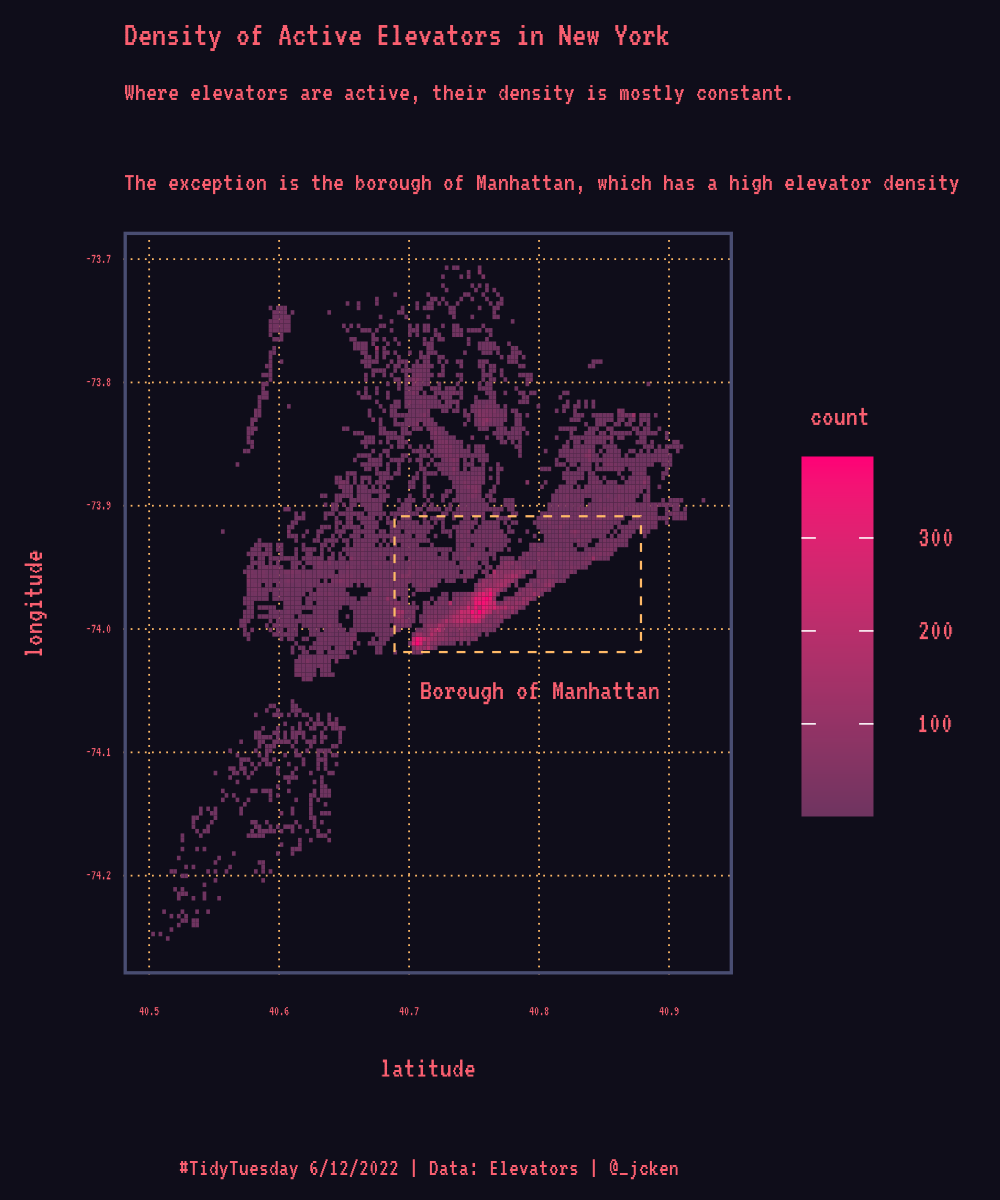

R code for this plot:
# pkgs & data ----
## need {vapoRwave} from github
#devtools::install_github("moldach/vapoRwave")
library(tidyverse)
library(showtext)
library(janitor)
library(vapoRwave)
elevators <- readr::read_csv('https://raw.githubusercontent.com/rfordatascience/tidytuesday/master/data/2022/2022-12-06/elevators.csv')
# fonts ----
font_add_google(name = "VT323",
                family = "VT323")
main_font <- "VT323"
showtext_auto()

# wrangling ----

plot_data <- elevators %>% 
  clean_names() %>%
  filter(longitude > -77,
         device_status == "A")  #  seems to be one rogue point

manhattan <- plot_data %>%
  filter(borough == "Manhattan") %>%
  select(latitude, longitude)

manhattan_bb <- tibble(xmin = min(manhattan$latitude), xmax = max(manhattan$latitude),
                       ymin = min(manhattan$longitude), ymax = max(manhattan$longitude))

# plot ----

subtitle <- "Where elevators are active, their density is mostly constant.\nThe exception is the borough of Manhattan, which has a high elevator density"
caption <- "\n#TidyTuesday 6/12/2022 | Data: Elevators | @_jcken"
p <- ggplot(plot_data,
       aes(x = latitude, y = longitude)) +
  stat_bin_2d(bins = 150) +
  new_retro() + 
  scale_fill_gradient(low = "#6F3460", high = "#FF0076") +
  geom_rect(data = manhattan_bb,
            aes(xmin = xmin, xmax = xmax,
                ymin = ymin, ymax = ymax),
            color = "#FFB967", fill = "transparent",
            lty = 2, linewidth = 0.25,
            inherit.aes = FALSE) + 
  ggtitle("Density of Active Elevators in New York",
          subtitle = subtitle) +
  annotate(geom = "text", x = 40.8, y = -74.05, label = "Borough of Manhattan",
           colour = "#FA5F70FF",  family = main_font, size = 8) +
  labs(caption = caption) +
  theme(plot.title = element_text(family = main_font, size = 26, hjust = 0),
        plot.subtitle = element_text(family = main_font, size = 20, hjust = 0, vjust = 1),
        axis.text = element_text(family = main_font),
        legend.text = element_text(family = main_font, size = 22, hjust = -3),
        legend.title = element_text(family = main_font, size = 22, hjust = 0.1, vjust = -3),
        axis.title.x = element_text(family = main_font, size = 22),
        axis.title.y = element_text(family = main_font, size = 22, angle = 90),
        text = element_text(family = main_font, size = 18))

# save ---

ggsave(filename = "~/tidytuesday/2022/2022-12-06/2022-12-06.png",
       plot = p,
       width = 1000, height = 1200, units = "px")

